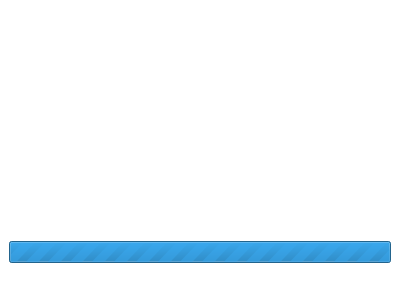
<?xml version="1.0" encoding="UTF-8"?>
<ui version="4.0">
 <class>ProgressSlideshowDialog</class>
 <widget class="QDialog" name="ProgressSlideshowDialog">
  <property name="windowModality">
   <enum>Qt::WindowModal</enum>
  </property>
  <property name="geometry">
   <rect>
    <x>0</x>
    <y>0</y>
    <width>400</width>
    <height>295</height>
   </rect>
  </property>
  <property name="palette">
   <palette>
    <active>
     <colorrole role="WindowText">
      <brush brushstyle="SolidPattern">
       <color alpha="255">
        <red>34</red>
        <green>31</green>
        <blue>30</blue>
       </color>
      </brush>
     </colorrole>
     <colorrole role="Text">
      <brush brushstyle="SolidPattern">
       <color alpha="255">
        <red>31</red>
        <green>28</green>
        <blue>27</blue>
       </color>
      </brush>
     </colorrole>
     <colorrole role="ButtonText">
      <brush brushstyle="SolidPattern">
       <color alpha="255">
        <red>34</red>
        <green>31</green>
        <blue>30</blue>
       </color>
      </brush>
     </colorrole>
     <colorrole role="Base">
      <brush brushstyle="SolidPattern">
       <color alpha="255">
        <red>255</red>
        <green>255</green>
        <blue>255</blue>
       </color>
      </brush>
     </colorrole>
     <colorrole role="Window">
      <brush brushstyle="SolidPattern">
       <color alpha="255">
        <red>255</red>
        <green>255</green>
        <blue>255</blue>
       </color>
      </brush>
     </colorrole>
    </active>
    <inactive>
     <colorrole role="WindowText">
      <brush brushstyle="SolidPattern">
       <color alpha="255">
        <red>34</red>
        <green>31</green>
        <blue>30</blue>
       </color>
      </brush>
     </colorrole>
     <colorrole role="Text">
      <brush brushstyle="SolidPattern">
       <color alpha="255">
        <red>31</red>
        <green>28</green>
        <blue>27</blue>
       </color>
      </brush>
     </colorrole>
     <colorrole role="ButtonText">
      <brush brushstyle="SolidPattern">
       <color alpha="255">
        <red>34</red>
        <green>31</green>
        <blue>30</blue>
       </color>
      </brush>
     </colorrole>
     <colorrole role="Base">
      <brush brushstyle="SolidPattern">
       <color alpha="255">
        <red>255</red>
        <green>255</green>
        <blue>255</blue>
       </color>
      </brush>
     </colorrole>
     <colorrole role="Window">
      <brush brushstyle="SolidPattern">
       <color alpha="255">
        <red>255</red>
        <green>255</green>
        <blue>255</blue>
       </color>
      </brush>
     </colorrole>
    </inactive>
    <disabled>
     <colorrole role="WindowText">
      <brush brushstyle="SolidPattern">
       <color alpha="255">
        <red>255</red>
        <green>255</green>
        <blue>255</blue>
       </color>
      </brush>
     </colorrole>
     <colorrole role="Text">
      <brush brushstyle="SolidPattern">
       <color alpha="255">
        <red>255</red>
        <green>255</green>
        <blue>255</blue>
       </color>
      </brush>
     </colorrole>
     <colorrole role="ButtonText">
      <brush brushstyle="SolidPattern">
       <color alpha="255">
        <red>255</red>
        <green>255</green>
        <blue>255</blue>
       </color>
      </brush>
     </colorrole>
     <colorrole role="Base">
      <brush brushstyle="SolidPattern">
       <color alpha="255">
        <red>255</red>
        <green>255</green>
        <blue>255</blue>
       </color>
      </brush>
     </colorrole>
     <colorrole role="Window">
      <brush brushstyle="SolidPattern">
       <color alpha="255">
        <red>255</red>
        <green>255</green>
        <blue>255</blue>
       </color>
      </brush>
     </colorrole>
    </disabled>
   </palette>
  </property>
  <property name="windowTitle">
   <string/>
  </property>
  <property name="styleSheet">
   <string notr="true"/>
  </property>
  <layout class="QVBoxLayout" name="verticalLayout">
   <property name="leftMargin">
    <number>0</number>
   </property>
   <property name="topMargin">
    <number>0</number>
   </property>
   <property name="rightMargin">
    <number>0</number>
   </property>
   <property name="bottomMargin">
    <number>0</number>
   </property>
   <item>
    <widget class="QLabel" name="imagespace">
     <property name="sizePolicy">
      <sizepolicy hsizetype="Expanding" vsizetype="Expanding">
       <horstretch>0</horstretch>
       <verstretch>0</verstretch>
      </sizepolicy>
     </property>
     <property name="minimumSize">
      <size>
       <width>400</width>
       <height>200</height>
      </size>
     </property>
     <property name="frameShape">
      <enum>QFrame::NoFrame</enum>
     </property>
     <property name="lineWidth">
      <number>0</number>
     </property>
     <property name="text">
      <string/>
     </property>
     <property name="scaledContents">
      <bool>false</bool>
     </property>
     <property name="alignment">
      <set>Qt::AlignCenter</set>
     </property>
     <property name="margin">
      <number>0</number>
     </property>
     <property name="indent">
      <number>-1</number>
     </property>
    </widget>
   </item>
   <item>
    <widget class="QFrame" name="frame">
     <property name="frameShape">
      <enum>QFrame::Box</enum>
     </property>
     <property name="frameShadow">
      <enum>QFrame::Plain</enum>
     </property>
     <property name="lineWidth">
      <number>0</number>
     </property>
     <layout class="QVBoxLayout" name="verticalLayout_2">
      <item>
       <widget class="QLabel" name="statusLabel">
        <property name="font">
         <font>
          <pointsize>11</pointsize>
         </font>
        </property>
        <property name="text">
         <string/>
        </property>
        <property name="wordWrap">
         <bool>true</bool>
        </property>
       </widget>
      </item>
      <item>
       <widget class="QProgressBar" name="progressBar">
        <property name="maximum">
         <number>0</number>
        </property>
        <property name="value">
         <number>0</number>
        </property>
       </widget>
      </item>
      <item>
       <widget class="QLabel" name="mbwrittenLabel">
        <property name="font">
         <font>
          <pointsize>11</pointsize>
         </font>
        </property>
        <property name="text">
         <string/>
        </property>
       </widget>
      </item>
     </layout>
    </widget>
   </item>
  </layout>
 </widget>
 <resources/>
 <connections/>
</ui>
